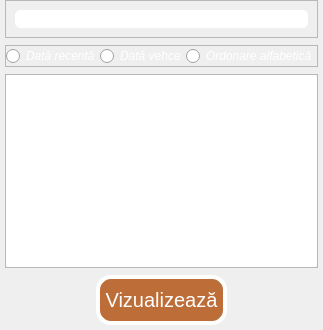
           <widget class="QWidget" name="SearchWidget">
            <layout class="QVBoxLayout" name="verticalLayout_9">
             <property name="spacing">
              <number>7</number>
             </property>
             <property name="leftMargin">
              <number>5</number>
             </property>
             <property name="topMargin">
              <number>0</number>
             </property>
             <property name="rightMargin">
              <number>5</number>
             </property>
             <property name="bottomMargin">
              <number>5</number>
             </property>
             <item>
              <widget class="QFrame" name="searchbarFrame">
               <property name="frameShape">
                <enum>QFrame::StyledPanel</enum>
               </property>
               <property name="frameShadow">
                <enum>QFrame::Raised</enum>
               </property>
               <layout class="QHBoxLayout" name="horizontalLayout_8">
                <item>
                 <widget class="QLineEdit" name="searchbarLineEdit">
                  <property name="styleSheet">
                   <string notr="true">color: white;
border: 1px solid white;
border-radius: 5px;</string>
                  </property>
                  <property name="alignment">
                   <set>Qt::AlignCenter</set>
                  </property>
                 </widget>
                </item>
               </layout>
              </widget>
             </item>
             <item>
              <widget class="QFrame" name="FilterCheckBoxFrame">
               <property name="styleSheet">
                <string notr="true">QRadioButton{
	font: 9pt &quot;Bahnschript&quot;;
	font-style: italic;
	color: white;
}</string>
               </property>
               <property name="frameShape">
                <enum>QFrame::StyledPanel</enum>
               </property>
               <property name="frameShadow">
                <enum>QFrame::Raised</enum>
               </property>
               <layout class="QHBoxLayout" name="horizontalLayout_9">
                <property name="spacing">
                 <number>0</number>
                </property>
                <property name="leftMargin">
                 <number>0</number>
                </property>
                <property name="topMargin">
                 <number>0</number>
                </property>
                <property name="rightMargin">
                 <number>0</number>
                </property>
                <property name="bottomMargin">
                 <number>0</number>
                </property>
                <item alignment="Qt::AlignHCenter">
                 <widget class="QRadioButton" name="recentDateOrderRadioButton">
                  <property name="text">
                   <string>Dată recentă</string>
                  </property>
                 </widget>
                </item>
                <item alignment="Qt::AlignHCenter">
                 <widget class="QRadioButton" name="oldDateOrderRadioButton">
                  <property name="text">
                   <string>Dată vehce</string>
                  </property>
                 </widget>
                </item>
                <item alignment="Qt::AlignHCenter">
                 <widget class="QRadioButton" name="alphabeticalOrderRadioButton">
                  <property name="text">
                   <string>Ordonare alfabetică</string>
                  </property>
                 </widget>
                </item>
               </layout>
              </widget>
             </item>
             <item>
              <widget class="QFrame" name="tableFrame">
               <property name="frameShape">
                <enum>QFrame::StyledPanel</enum>
               </property>
               <property name="frameShadow">
                <enum>QFrame::Raised</enum>
               </property>
               <layout class="QVBoxLayout" name="verticalLayout_12">
                <property name="spacing">
                 <number>0</number>
                </property>
                <property name="leftMargin">
                 <number>0</number>
                </property>
                <property name="topMargin">
                 <number>0</number>
                </property>
                <property name="rightMargin">
                 <number>0</number>
                </property>
                <property name="bottomMargin">
                 <number>0</number>
                </property>
                <item>
                 <widget class="QTableView" name="clientsDataTableView">
                  <property name="styleSheet">
                   <string notr="true">border: 1px solid white;
border-radius: 2px;</string>
                  </property>
                 </widget>
                </item>
               </layout>
              </widget>
             </item>
             <item alignment="Qt::AlignHCenter">
              <widget class="QPushButton" name="ViewClientButton">
               <property name="minimumSize">
                <size>
                 <width>100</width>
                 <height>50</height>
                </size>
               </property>
               <property name="font">
                <font>
                 <pointsize>15</pointsize>
                </font>
               </property>
               <property name="styleSheet">
                <string notr="true">background-color: #bd6e38;
color: white;
border: 4px solid white;
border-radius: 15px;
</string>
               </property>
               <property name="text">
                <string> Vizualizează </string>
               </property>
              </widget>
             </item>
            </layout>
           </widget>
